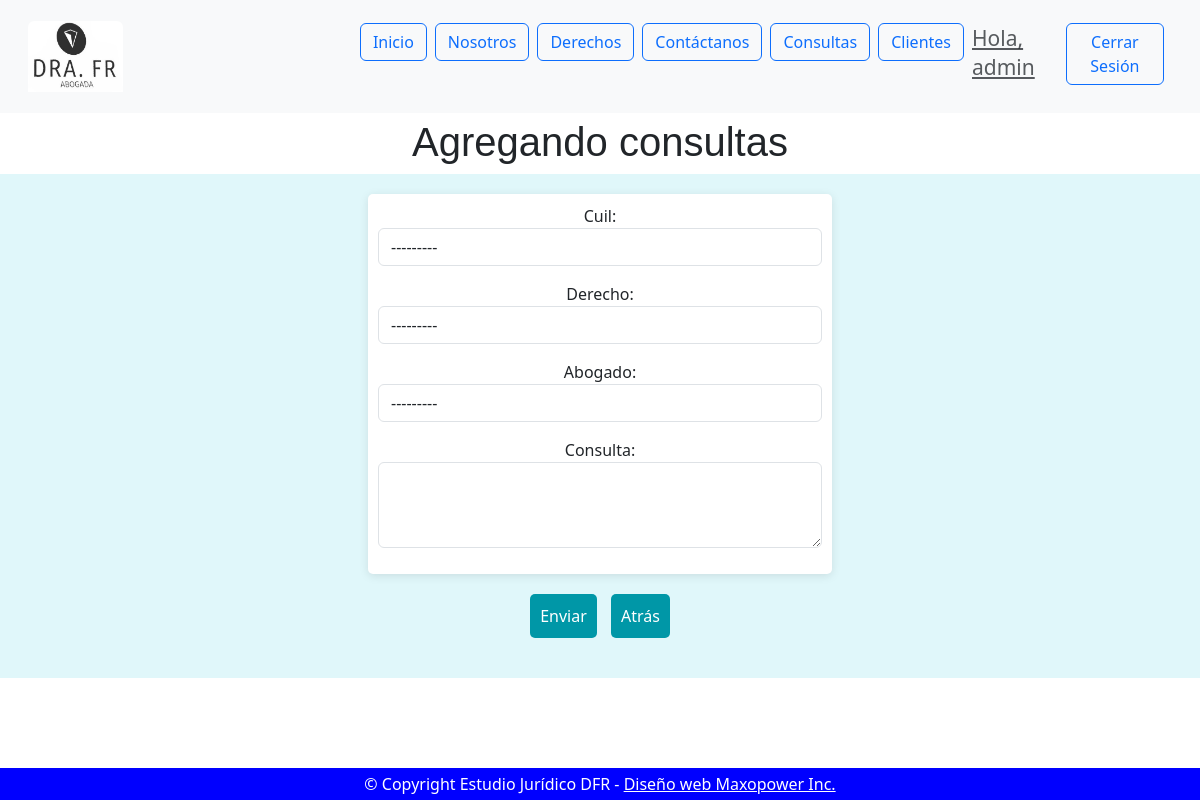
The app's page /consultas/consultas/create/ (signed in), older data.
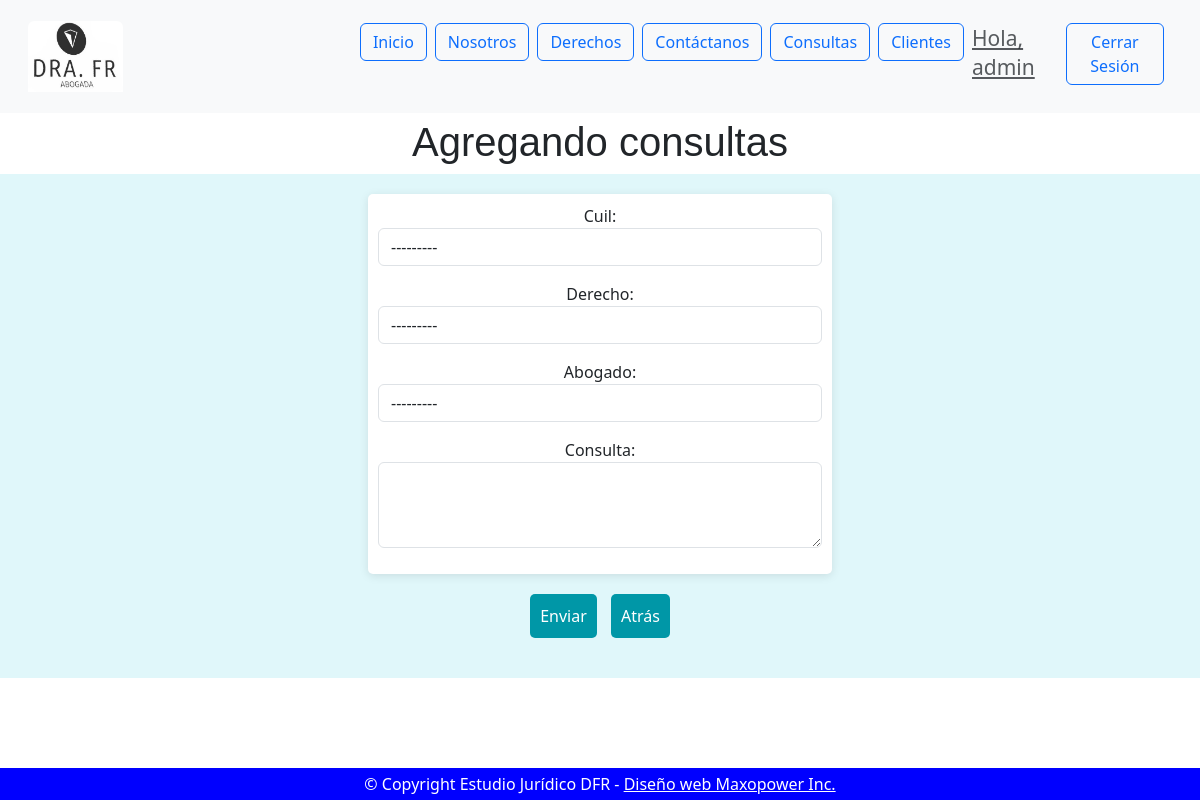
The same page, newer data.
### clientes/models.py (models this page shows)
class Cliente(models.Model):
    class Estado(models.TextChoices):
        SELECCIONE = '', 'Seleccione'
        SOLTERO = "SOLTERO", "soltero"
        CASADO = "CASADO", "casado"
        DIVORCIADO = "DIVORCIADO", "divorciado"
        SEPARADO = "SEPARADO", "separado"
        VIUDO = "VIUDO", "viudo"
        CONCUBINO = "CONCUBINO", "concubino"
    cuil = models.IntegerField(unique=True)
    apellido = models.CharField(max_length=30)
    nombre = models.CharField(max_length=30)
    telefono = models.IntegerField()
    direccion = models.CharField(max_length=40, blank=True, null=True)
    email = models.EmailField(max_length=30)
    fecha_nacimiento = models.DateField(blank=True, null=True)
    estado_civil = models.CharField(
        max_length=20,
        choices=Estado.choices,
        default=Estado.SELECCIONE,  # Establece "Seleccione" como valor por defecto
    )
    avatar = models.ImageField(upload_to='avatares/', blank=True, null=True)
    class Meta:
        verbose_name = 'Cliente'
        verbose_name_plural = 'Clientes'
    def __str__(self):
        return (
            f"{self.apellido}, {self.nombre} ({self.cuil}) - Telefono: {self.telefono}"
        )

### consultas/views.py (the view)
# urls.py: path('consultas/create/', ConsultaCreate.as_view(), name='consulta_create'),
class ConsultaCreate(LoginRequiredMixin, CreateView):
    model = Consulta
    form_class = CreateForm
    success_url = reverse_lazy('consultas:consulta_list')

### consultas/forms.py
class CreateForm(forms.ModelForm):
    class Meta:
        model = Consulta
        fields = ['cuil', 'derecho', 'abogado', 'consulta',]
        widgets = {
            'cuil': forms.Select(attrs={'class': 'form-control'}),
            'derecho': forms.Select(attrs={'class': 'form-control'}),
            'abogado': forms.Select(attrs={'class': 'form-control'}),
            'consulta': forms.Textarea(attrs={'class': 'form-control', 'rows': 3}),  # Área de texto para consulta
             }

### derechos/models.py (called while the page is built)
    def __str__(self):
        return f"{self.nombre}, {self.descripcion}: {self.disponible}"

### nosotros/models.py (called while the page is built)
    def __str__(self):
        return f"{self.nombre}, {self.descripcion}, {self.celular}"

### consultas/templates/consultas/consulta_form.html (shortened to what this page needs)
{% extends 'home/base.html' %}
{% block header %}
    {% if form.instance.pk %}
        <h1 style="text-align: center; font-family: Arial, sans-serif; margin-top: 5px;">
            Actualización de consultas
        </h1>
    {% else %}
        <h1 style="text-align: center; font-family: Arial, sans-serif; margin-top: 5px;">
            Agregando consultas
        </h1>
    {% endif %}
{% endblock header %}
{% block main %}
<div style="text-align: center; background-color: #e0f7fa; padding: 20px;">
    <form method="POST" style="margin-bottom: 20px;">
        <table style="margin: 0 auto; width: 40%; border-collapse: collapse; background-color: #ffffff; border-radius: 5px; box-shadow: 0 2px 10px rgba(0,0,0,0.1);">
            <tbody>
                <tr>
                    <td style="padding: 10px;">
                        {{ form.as_p }}
                    </td>
                </tr>
            </tbody>
        </table>
        <div style="margin-top: 20px;">
            <button type="submit" style="padding: 10px; background-color: #0097a7; border: none; border-radius: 5px; color: white; margin-right: 10px;">Enviar</button>
            <button style="padding: 10px; background-color: #0097a7; border: none; border-radius: 5px;">
                <a href="{% url 'consultas:consulta_index' %}" style="color: white; text-decoration: none;">Atrás</a>
            </button>
        </div>
    </form>
</div>
{% endblock main %}

Row changes from the older to the newer data that the page shows:
added Cliente: cuil "---------"
Text that changed along with them:
form field cuil: "---------" → (not shown)
